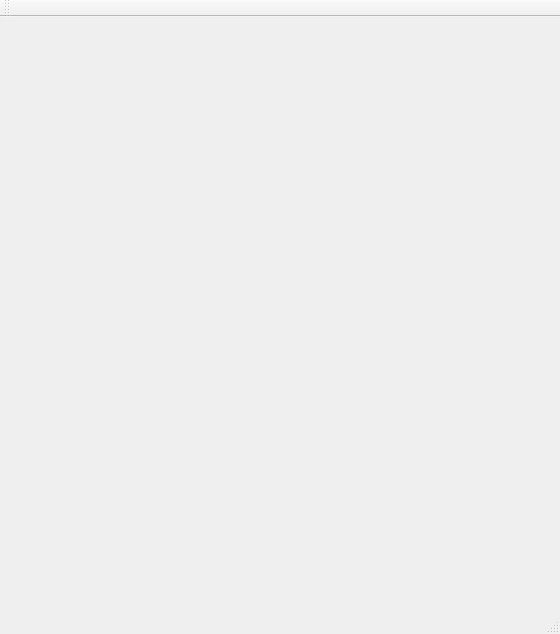
<?xml version="1.0" encoding="UTF-8"?>
<ui version="4.0">
 <class>MainWindow</class>
 <widget class="QMainWindow" name="MainWindow">
  <property name="geometry">
   <rect>
    <x>0</x>
    <y>0</y>
    <width>560</width>
    <height>634</height>
   </rect>
  </property>
  <property name="windowTitle">
   <string>MainWindow</string>
  </property>
  <widget class="QWidget" name="centralWidget"/>
  <widget class="QMenuBar" name="menuBar">
   <property name="geometry">
    <rect>
     <x>0</x>
     <y>0</y>
     <width>560</width>
     <height>23</height>
    </rect>
   </property>
  </widget>
  <widget class="QToolBar" name="mainToolBar">
   <attribute name="toolBarArea">
    <enum>TopToolBarArea</enum>
   </attribute>
   <attribute name="toolBarBreak">
    <bool>false</bool>
   </attribute>
  </widget>
  <widget class="QStatusBar" name="statusBar"/>
 </widget>
 <layoutdefault spacing="6" margin="11"/>
 <resources/>
 <connections/>
</ui>
